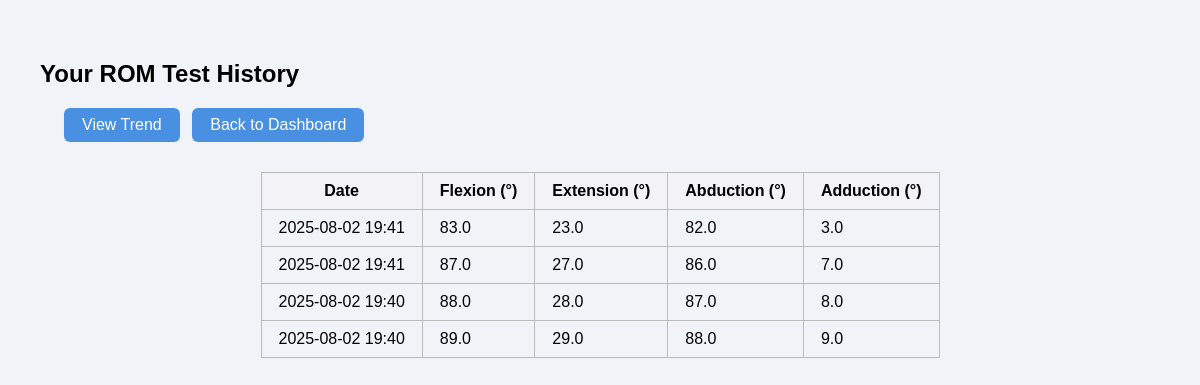
Screenshot of /rom-history/log/ (signed in) with the database file from the repository.
### rom_core/models.py (models this page shows, shortened)
class ROMTest(models.Model):
    user = models.ForeignKey(User, on_delete=models.CASCADE)
    timestamp = models.DateTimeField(auto_now_add=True)
    flexion = models.FloatField()
    extension = models.FloatField()
    abduction = models.FloatField()
    adduction = models.FloatField()

### rom_core/views.py (the view)
# urls.py: path('rom-history/log/', views.rom_history_log, name='rom_history_log'),
@login_required
def rom_history_log(request):
    rom_tests = ROMTest.objects.filter(user=request.user).order_by('-timestamp')
    return render(request, 'partials/rom_history_log.html', {'rom_tests': rom_tests})

### rom_core/templates/partials/rom_history_log.html (shortened to what this page needs)
{% load static %}
<!DOCTYPE html>
<html>
<head>
    <link rel="stylesheet" href="{% static 'css/style.css' %}">
</head>
<body>
    <h2>Your ROM Test History</h2>
    <div class="homebnt" style="margin-bottom:30px;">
        <button id="btn-trend" class="active" onclick="location.href='{% url 'rom_history_trend' %}';">View Trend</button>
        <button id="btn-dash" class="active" onclick="location.href='{% url 'patient_dashboard' %}';">Back to Dashboard</button>
    </div>
    {% if rom_tests %}
    <table>
        <tr>
            <th>Date</th>
            <th>Flexion (°)</th>
            <th>Extension (°)</th>
            <th>Abduction (°)</th>
            <th>Adduction (°)</th>
        </tr>
        {% for test in rom_tests %}
        <tr>
            <td>{{ test.timestamp|date:"Y-m-d H:i" }}</td>
            <td>{{ test.flexion }}</td>
            <td>{{ test.extension }}</td>
            <td>{{ test.abduction }}</td>
            <td>{{ test.adduction }}</td>
        </tr>
        {% endfor %}
    </table>
    {% else %}
    <p>No ROM tests recorded yet.</p>
    {% endif %}
</body>
</html>

### rom_core/static/css/style.css (style rules this page uses)
body { font-family: sans-serif; padding: 2rem; background-color: #f0f4f8; }

### rom_core/templates/partials/rom_history_log.html (style rules this page uses)
table { margin:30px auto; border-collapse:collapse; min-width:500px; }
th, td { padding:9px 17px; border:1px solid #bbb; }
th { background:#f2f2f7; }
.homebnt { margin: 20px; }
.homebnt button { margin: 0 4px; padding: 8px 18px; border: none; border-radius: 6px; font-size: 1rem; background: #4a90e2; cursor: pointer; color: #fff; }

### rows the page displays
ROMTest: timestamp "2025-08-02 19:41", flexion "83.0", extension "23.0", abduction "82.0", adduction "3.0"
ROMTest: timestamp "2025-08-02 19:41", flexion "87.0", extension "27.0", abduction "86.0", adduction "7.0"
ROMTest: timestamp "2025-08-02 19:40", flexion "88.0", extension "28.0", abduction "87.0", adduction "8.0"
ROMTest: timestamp "2025-08-02 19:40", flexion "89.0", extension "29.0", abduction "88.0", adduction "9.0"
